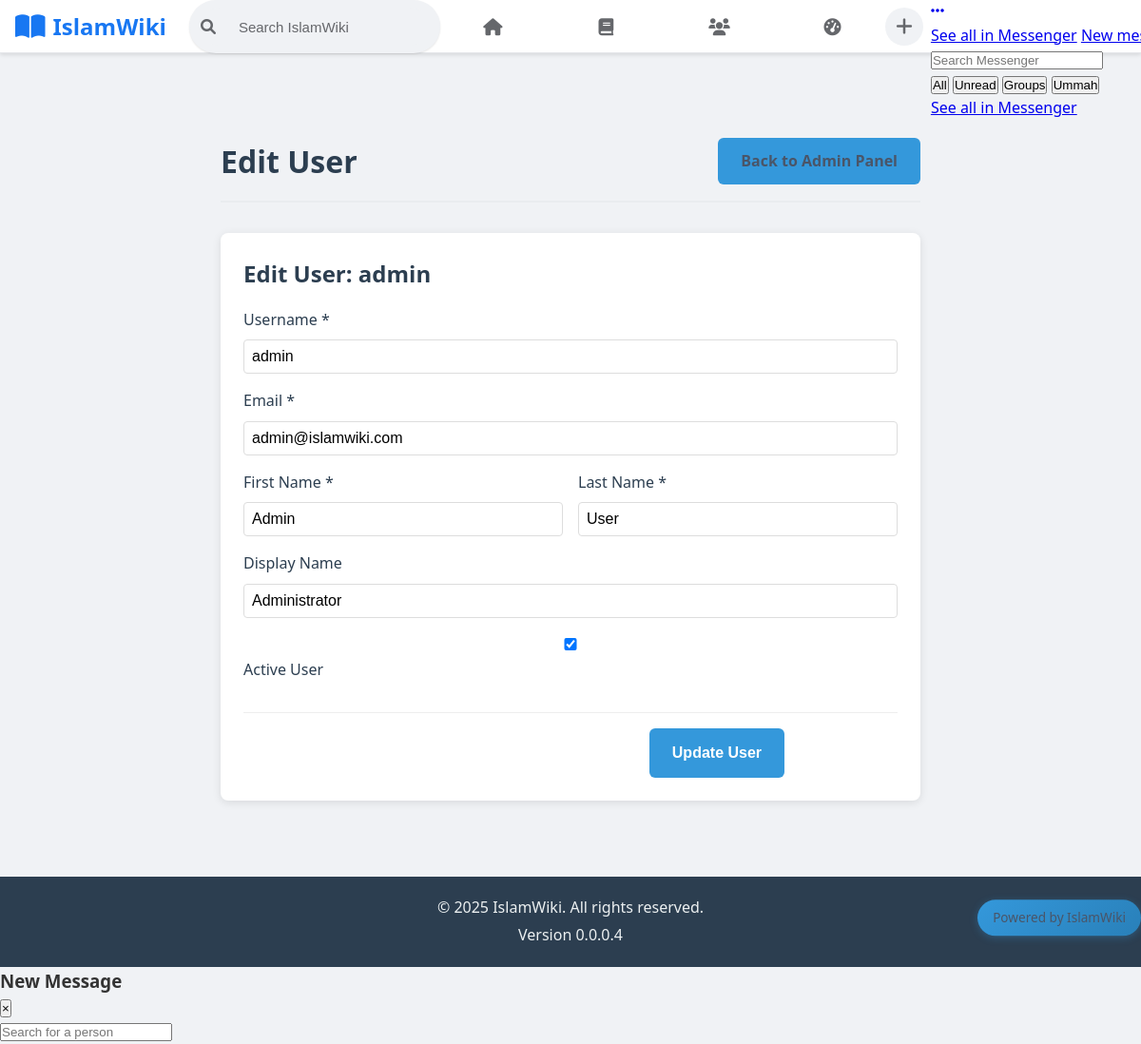
The page /pages/user/edit_user.php?id=1 (signed in) on the database its author committed.
### tables this page shows
CREATE TABLE `users` (
    `id` bigint(20) unsigned NOT NULL AUTO_INCREMENT,
    `username` varchar(50) NOT NULL UNIQUE,
    `email` varchar(255) NOT NULL UNIQUE,
    `password_hash` varchar(255) NOT NULL,
    `first_name` varchar(100) NOT NULL,
    `last_name` varchar(100) NOT NULL,
    `display_name` varchar(100) NOT NULL,
    `bio` text,
    `avatar` varchar(255),
    `email_verified_at` timestamp NULL,
    `email_verification_token` varchar(100),
    `is_active` tinyint(1) NOT NULL DEFAULT 1,
    `is_banned` tinyint(1) NOT NULL DEFAULT 0,
    `last_login_at` timestamp NULL,
    `last_seen_at` timestamp NULL,
    `created_at` timestamp NOT NULL DEFAULT CURRENT_TIMESTAMP,
    `updated_at` timestamp NOT NULL DEFAULT CURRENT_TIMESTAMP ON UPDATE CURRENT_TIMESTAMP,
    PRIMARY KEY (`id`),
    KEY `idx_username` (`username`),
    KEY `idx_email` (`email`),
    KEY `idx_is_active` (`is_active`),
    KEY `idx_created_at` (`created_at`)
);

### public/includes/functions.php (called while the page is built, shortened)
<?php
function get_user($user_id) {
    global $pdo;
    $stmt = $pdo->prepare("SELECT * FROM users WHERE id = ?");
    $stmt->execute([$user_id]);
    return $stmt->fetch();
}

### public/pages/user/edit_user.php (the view, shortened to what this page needs)
<?php
require_once '../../config/database.php';
require_once '../../includes/functions.php';
$user_id = (int)($_GET['id'] ?? 0);
$stmt = $pdo->prepare("SELECT * FROM users WHERE id = ?");
$stmt->execute([$user_id]);
$user = $stmt->fetch();
include "../../includes/header.php";;
?>
<div class="admin-container">
    <div class="admin-header">
        <h1>Edit User</h1>
        <a href="admin.php" class="btn">Back to Admin Panel</a>
    </div>
    <div class="card">
        <h2>Edit User: <?php echo htmlspecialchars($user['username']); ?></h2>
        <form method="POST">
            <div class="form-group">
                <label for="username">Username *</label>
                <input type="text" id="username" name="username" value="<?php echo htmlspecialchars($user['username']); ?>" required>
            </div>
            <div class="form-group">
                <label for="email">Email *</label>
                <input type="email" id="email" name="email" value="<?php echo htmlspecialchars($user['email']); ?>" required>
            </div>
            <div class="form-row">
                <div class="form-group">
                    <label for="first_name">First Name *</label>
                    <input type="text" id="first_name" name="first_name" value="<?php echo htmlspecialchars($user['first_name']); ?>" required>
                </div>
                <div class="form-group">
                    <label for="last_name">Last Name *</label>
                    <input type="text" id="last_name" name="last_name" value="<?php echo htmlspecialchars($user['last_name']); ?>" required>
                </div>
            </div>
            <div class="form-group">
                <label for="display_name">Display Name</label>
                <input type="text" id="display_name" name="display_name" value="<?php echo htmlspecialchars($user['display_name']); ?>">
            </div>
            <div class="form-group">
                <label>
                    <input type="checkbox" name="is_active" value="1" <?php echo $user['is_active'] ? 'checked' : ''; ?>>
                    Active User
                </label>
            </div>
            <div class="form-actions">
                <button type="submit" class="btn btn-primary">Update User</button>
                <a href="admin.php" class="btn btn-secondary">Cancel</a>
            </div>
        </form>
    </div>
</div>
<?php include "../../includes/footer.php";; ?>

### public/assets/css/style.css (style rules this page uses)
* { margin: 0; padding: 0; box-sizing: border-box; }
body { font-family: 'Segoe UI', Tahoma, Geneva, Verdana, sans-serif; line-height: 1.6; color: #333; background-color: #F0F2F5; }
.form-group { margin-bottom: 1rem; }
.form-group label { display: block; */ margin-bottom: 0.5rem; font-weight: 500; }
.form-group input, .form-group textarea { width: 100%; padding: 0.75rem; border: 1px solid #ddd; border-radius: 4px; font-size: 1rem; }
.btn { display: inline-block; padding: 0.75rem 1.5rem; background-color: #3498db; color: #4a5568; text-decoration: none; border: none; border-radius: 4px; cursor: pointer; font-size: 1rem; transition: background-color 0.3s; }
.card { background: white; padding: 1.5rem; border-radius: 8px; box-shadow: 0 2px 10px rgba(0,0,0,0.1); margin-bottom: 1rem; }
.card h2 { margin-bottom: 1rem; color: #2c3e50; }
body { padding-top: 56px; }
body { padding-top: 56px; background: #F0F2F5; }
.btn { display: inline-block; padding: 12px 24px; border-radius: 6px; text-decoration: none; font-weight: 600; transition: all 0.3s ease; }
.btn-primary { background: #3498db; color: white; }
.btn-secondary { background: rgba(255, 255, 255, 0.2); color: white; border: 1px solid rgba(255, 255, 255, 0.3); }

### public/pages/user/edit_user.php (style rules this page uses)
.admin-container { max-width: 800px; margin: 0 auto; padding: 2rem; }
.admin-header { display: flex; justify-content: space-between; align-items: center; margin-bottom: 2rem; padding-bottom: 1rem; border-bottom: 2px solid #e9ecef; }
.admin-header h1 { color: #2c3e50; margin: 0; }
.form-row { display: grid; grid-template-columns: 1fr 1fr; gap: 1rem; }
.form-group { margin-bottom: 1rem; }
.form-group label { display: block; margin-bottom: 0.5rem; font-weight: 500; color: #2c3e50; }
.form-group input { width: 100%; padding: 0.5rem; border: 1px solid #ddd; border-radius: 4px; font-size: 1rem; }
.form-actions { display: flex; gap: 1rem; justify-content: flex-end; margin-top: 2rem; padding-top: 1rem; border-top: 1px solid #eee; }

### rows shown on the page
users: username "admin", email "admin@islamwiki.com", first_name "Admin", last_name "User", display_name "Administrator", is_active "☑"

### other values the page prints
SITE_NAME "IslamWiki"
SITE_VERSION "0.0.0.4"
